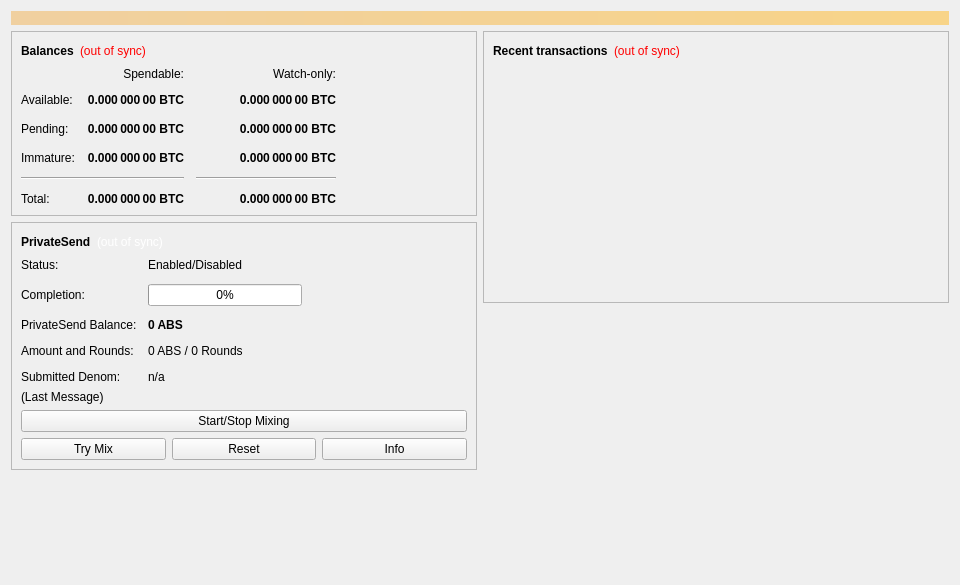
<?xml version="1.0" encoding="UTF-8"?>
<ui version="4.0">
 <class>OverviewPage</class>
 <widget class="QWidget" name="OverviewPage">
  <property name="geometry">
   <rect>
    <x>0</x>
    <y>0</y>
    <width>960</width>
    <height>585</height>
   </rect>
  </property>
  <property name="minimumSize">
   <size>
    <width>960</width>
    <height>0</height>
   </size>
  </property>
  <property name="windowTitle">
   <string>Form</string>
  </property>
  <layout class="QVBoxLayout" name="topLayout">
   <item>
    <widget class="QLabel" name="labelAlerts">
     <property name="visible">
      <bool>false</bool>
     </property>
     <property name="styleSheet">
      <string notr="true">QLabel { background-color: qlineargradient(x1: 0, y1: 0, x2: 1, y2: 0, stop:0 #F0D0A0, stop:1 #F8D488); color:#000000; }</string>
     </property>
     <property name="wordWrap">
      <bool>true</bool>
     </property>
     <property name="margin">
      <number>3</number>
     </property>
     <property name="textInteractionFlags">
      <set>Qt::TextSelectableByMouse</set>
     </property>
    </widget>
   </item>
   <item>
    <layout class="QHBoxLayout" name="horizontalLayout" stretch="1,1">
     <item>
      <layout class="QVBoxLayout" name="verticalLayout_2">
       <item>
        <widget class="QFrame" name="frame">
         <property name="frameShape">
          <enum>QFrame::StyledPanel</enum>
         </property>
         <property name="frameShadow">
          <enum>QFrame::Raised</enum>
         </property>
         <layout class="QVBoxLayout" name="verticalLayout_4">
          <item>
           <layout class="QHBoxLayout" name="horizontalLayout_4">
            <item>
             <widget class="QLabel" name="label_5">
              <property name="font">
               <font>
                <weight>75</weight>
                <bold>true</bold>
               </font>
              </property>
              <property name="text">
               <string>Balances</string>
              </property>
             </widget>
            </item>
            <item>
             <widget class="QLabel" name="labelWalletStatus">
              <property name="toolTip">
               <string>The displayed information may be out of date. Your wallet automatically synchronizes with the Absolute network after a connection is established, but this process has not completed yet.</string>
              </property>
              <property name="styleSheet">
               <string notr="true">QLabel { color: red; }</string>
              </property>
              <property name="text">
               <string notr="true">(out of sync)</string>
              </property>
              <property name="alignment">
               <set>Qt::AlignLeading|Qt::AlignLeft|Qt::AlignVCenter</set>
              </property>
             </widget>
            </item>
            <item>
             <spacer name="horizontalSpacer_3">
              <property name="orientation">
               <enum>Qt::Horizontal</enum>
              </property>
              <property name="sizeHint" stdset="0">
               <size>
                <width>40</width>
                <height>20</height>
               </size>
              </property>
             </spacer>
            </item>
           </layout>
          </item>
          <item>
           <layout class="QGridLayout" name="gridLayout">
            <property name="spacing">
             <number>12</number>
            </property>
            <item row="2" column="2">
             <widget class="QLabel" name="labelWatchPending">
              <property name="font">
               <font>
                <weight>75</weight>
                <bold>true</bold>
               </font>
              </property>
              <property name="cursor">
               <cursorShape>IBeamCursor</cursorShape>
              </property>
              <property name="toolTip">
               <string>Unconfirmed transactions to watch-only addresses</string>
              </property>
              <property name="text">
               <string notr="true">0.000 000 00 BTC</string>
              </property>
              <property name="alignment">
               <set>Qt::AlignRight|Qt::AlignTrailing|Qt::AlignVCenter</set>
              </property>
              <property name="textInteractionFlags">
               <set>Qt::LinksAccessibleByMouse|Qt::TextSelectableByKeyboard|Qt::TextSelectableByMouse</set>
              </property>
             </widget>
            </item>
            <item row="2" column="1">
             <widget class="QLabel" name="labelUnconfirmed">
              <property name="font">
               <font>
                <weight>75</weight>
                <bold>true</bold>
               </font>
              </property>
              <property name="cursor">
               <cursorShape>IBeamCursor</cursorShape>
              </property>
              <property name="toolTip">
               <string>Total of transactions that have yet to be confirmed, and do not yet count toward the spendable balance</string>
              </property>
              <property name="text">
               <string notr="true">0.000 000 00 BTC</string>
              </property>
              <property name="alignment">
               <set>Qt::AlignRight|Qt::AlignTrailing|Qt::AlignVCenter</set>
              </property>
              <property name="textInteractionFlags">
               <set>Qt::LinksAccessibleByMouse|Qt::TextSelectableByKeyboard|Qt::TextSelectableByMouse</set>
              </property>
             </widget>
            </item>
            <item row="3" column="2">
             <widget class="QLabel" name="labelWatchImmature">
              <property name="font">
               <font>
                <weight>75</weight>
                <bold>true</bold>
               </font>
              </property>
              <property name="cursor">
               <cursorShape>IBeamCursor</cursorShape>
              </property>
              <property name="toolTip">
               <string>Mined balance in watch-only addresses that has not yet matured</string>
              </property>
              <property name="text">
               <string notr="true">0.000 000 00 BTC</string>
              </property>
              <property name="alignment">
               <set>Qt::AlignRight|Qt::AlignTrailing|Qt::AlignVCenter</set>
              </property>
              <property name="textInteractionFlags">
               <set>Qt::LinksAccessibleByMouse|Qt::TextSelectableByKeyboard|Qt::TextSelectableByMouse</set>
              </property>
             </widget>
            </item>
            <item row="4" column="0" colspan="2">
             <widget class="Line" name="lineSpendableBalance">
              <property name="orientation">
               <enum>Qt::Horizontal</enum>
              </property>
             </widget>
            </item>
            <item row="4" column="2">
             <widget class="Line" name="lineWatchBalance">
              <property name="sizePolicy">
               <sizepolicy hsizetype="Preferred" vsizetype="Fixed">
                <horstretch>0</horstretch>
                <verstretch>0</verstretch>
               </sizepolicy>
              </property>
              <property name="minimumSize">
               <size>
                <width>140</width>
                <height>0</height>
               </size>
              </property>
              <property name="orientation">
               <enum>Qt::Horizontal</enum>
              </property>
             </widget>
            </item>
            <item row="5" column="0">
             <widget class="QLabel" name="labelTotalText">
              <property name="text">
               <string>Total:</string>
              </property>
             </widget>
            </item>
            <item row="3" column="1">
             <widget class="QLabel" name="labelImmature">
              <property name="font">
               <font>
                <weight>75</weight>
                <bold>true</bold>
               </font>
              </property>
              <property name="cursor">
               <cursorShape>IBeamCursor</cursorShape>
              </property>
              <property name="toolTip">
               <string>Mined balance that has not yet matured</string>
              </property>
              <property name="text">
               <string notr="true">0.000 000 00 BTC</string>
              </property>
              <property name="alignment">
               <set>Qt::AlignRight|Qt::AlignTrailing|Qt::AlignVCenter</set>
              </property>
              <property name="textInteractionFlags">
               <set>Qt::LinksAccessibleByMouse|Qt::TextSelectableByKeyboard|Qt::TextSelectableByMouse</set>
              </property>
             </widget>
            </item>
            <item row="2" column="3">
             <spacer name="horizontalSpacer_2">
              <property name="orientation">
               <enum>Qt::Horizontal</enum>
              </property>
              <property name="sizeHint" stdset="0">
               <size>
                <width>40</width>
                <height>20</height>
               </size>
              </property>
             </spacer>
            </item>
            <item row="3" column="0">
             <widget class="QLabel" name="labelImmatureText">
              <property name="text">
               <string>Immature:</string>
              </property>
             </widget>
            </item>
            <item row="5" column="1">
             <widget class="QLabel" name="labelTotal">
              <property name="font">
               <font>
                <weight>75</weight>
                <bold>true</bold>
               </font>
              </property>
              <property name="cursor">
               <cursorShape>IBeamCursor</cursorShape>
              </property>
              <property name="toolTip">
               <string>Your current total balance</string>
              </property>
              <property name="text">
               <string notr="true">0.000 000 00 BTC</string>
              </property>
              <property name="alignment">
               <set>Qt::AlignRight|Qt::AlignTrailing|Qt::AlignVCenter</set>
              </property>
              <property name="textInteractionFlags">
               <set>Qt::LinksAccessibleByMouse|Qt::TextSelectableByKeyboard|Qt::TextSelectableByMouse</set>
              </property>
             </widget>
            </item>
            <item row="5" column="2">
             <widget class="QLabel" name="labelWatchTotal">
              <property name="font">
               <font>
                <weight>75</weight>
                <bold>true</bold>
               </font>
              </property>
              <property name="cursor">
               <cursorShape>IBeamCursor</cursorShape>
              </property>
              <property name="toolTip">
               <string>Current total balance in watch-only addresses</string>
              </property>
              <property name="text">
               <string notr="true">0.000 000 00 BTC</string>
              </property>
              <property name="alignment">
               <set>Qt::AlignRight|Qt::AlignTrailing|Qt::AlignVCenter</set>
              </property>
              <property name="textInteractionFlags">
               <set>Qt::LinksAccessibleByMouse|Qt::TextSelectableByKeyboard|Qt::TextSelectableByMouse</set>
              </property>
             </widget>
            </item>
            <item row="0" column="2">
             <widget class="QLabel" name="labelWatchonly">
              <property name="text">
               <string>Watch-only:</string>
              </property>
              <property name="alignment">
               <set>Qt::AlignRight|Qt::AlignTrailing|Qt::AlignVCenter</set>
              </property>
             </widget>
            </item>
            <item row="1" column="0">
             <widget class="QLabel" name="labelBalanceText">
              <property name="text">
               <string>Available:</string>
              </property>
             </widget>
            </item>
            <item row="1" column="1">
             <widget class="QLabel" name="labelBalance">
              <property name="font">
               <font>
                <weight>75</weight>
                <bold>true</bold>
               </font>
              </property>
              <property name="cursor">
               <cursorShape>IBeamCursor</cursorShape>
              </property>
              <property name="toolTip">
               <string>Your current spendable balance</string>
              </property>
              <property name="text">
               <string notr="true">0.000 000 00 BTC</string>
              </property>
              <property name="alignment">
               <set>Qt::AlignRight|Qt::AlignTrailing|Qt::AlignVCenter</set>
              </property>
              <property name="textInteractionFlags">
               <set>Qt::LinksAccessibleByMouse|Qt::TextSelectableByKeyboard|Qt::TextSelectableByMouse</set>
              </property>
             </widget>
            </item>
            <item row="1" column="2">
             <widget class="QLabel" name="labelWatchAvailable">
              <property name="font">
               <font>
                <weight>75</weight>
                <bold>true</bold>
               </font>
              </property>
              <property name="cursor">
               <cursorShape>IBeamCursor</cursorShape>
              </property>
              <property name="toolTip">
               <string>Your current balance in watch-only addresses</string>
              </property>
              <property name="text">
               <string notr="true">0.000 000 00 BTC</string>
              </property>
              <property name="alignment">
               <set>Qt::AlignRight|Qt::AlignTrailing|Qt::AlignVCenter</set>
              </property>
              <property name="textInteractionFlags">
               <set>Qt::LinksAccessibleByMouse|Qt::TextSelectableByKeyboard|Qt::TextSelectableByMouse</set>
              </property>
             </widget>
            </item>
            <item row="2" column="0">
             <widget class="QLabel" name="labelPendingText">
              <property name="text">
               <string>Pending:</string>
              </property>
             </widget>
            </item>
            <item row="0" column="1">
             <widget class="QLabel" name="labelSpendable">
              <property name="text">
               <string>Spendable:</string>
              </property>
              <property name="alignment">
               <set>Qt::AlignRight|Qt::AlignTrailing|Qt::AlignVCenter</set>
              </property>
             </widget>
            </item>
           </layout>
          </item>
         </layout>
        </widget>
       </item>
       <item>
        <widget class="QFrame" name="framePrivateSend">
         <property name="layoutDirection">
          <enum>Qt::LeftToRight</enum>
         </property>
         <property name="frameShape">
          <enum>QFrame::StyledPanel</enum>
         </property>
         <property name="frameShadow">
          <enum>QFrame::Raised</enum>
         </property>
         <layout class="QVBoxLayout" name="VerticalLayout_PS1">
          <item>
           <layout class="QHBoxLayout" name="horizontalLayout_5">
            <item>
             <widget class="QLabel" name="labelPrivateSendHeader">
              <property name="font">
               <font>
                <weight>75</weight>
                <bold>true</bold>
               </font>
              </property>
              <property name="text">
               <string>PrivateSend</string>
              </property>
             </widget>
            </item>
            <item>
             <widget class="QLabel" name="labelPrivateSendSyncStatus">
              <property name="toolTip">
               <string>The displayed information may be out of date. Your wallet automatically synchronizes with the Absolute network after a connection is established, but this process has not completed yet.</string>
              </property>
              <property name="styleSheet">
               <string notr="true">QLabel { color: white; }</string>
              </property>
              <property name="text">
               <string notr="true">(out of sync)</string>
              </property>
              <property name="alignment">
               <set>Qt::AlignLeading|Qt::AlignLeft|Qt::AlignVCenter</set>
              </property>
             </widget>
            </item>
            <item>
             <spacer name="horizontalSpacer_4">
              <property name="orientation">
               <enum>Qt::Horizontal</enum>
              </property>
              <property name="sizeHint" stdset="0">
               <size>
                <width>40</width>
                <height>20</height>
               </size>
              </property>
             </spacer>
            </item>
           </layout>
          </item>
          <item>
           <layout class="QFormLayout" name="privateSendFormLayout">
            <property name="fieldGrowthPolicy">
             <enum>QFormLayout::AllNonFixedFieldsGrow</enum>
            </property>
            <property name="horizontalSpacing">
             <number>11</number>
            </property>
            <property name="verticalSpacing">
             <number>12</number>
            </property>
            <item row="0" column="0">
             <widget class="QLabel" name="labelPrivateSendEnabledText">
              <property name="text">
               <string>Status:</string>
              </property>
             </widget>
            </item>
            <item row="0" column="1">
             <widget class="QLabel" name="labelPrivateSendEnabled">
              <property name="text">
               <string>Enabled/Disabled</string>
              </property>
             </widget>
            </item>
            <item row="1" column="0">
             <widget class="QLabel" name="labelCompletitionText">
              <property name="text">
               <string>Completion:</string>
              </property>
             </widget>
            </item>
            <item row="1" column="1">
             <widget class="QProgressBar" name="privateSendProgress">
              <property name="maximumSize">
               <size>
                <width>154</width>
                <height>16777215</height>
               </size>
              </property>
              <property name="value">
               <number>0</number>
              </property>
             </widget>
            </item>
            <item row="2" column="0">
             <widget class="QLabel" name="labelAnonymizedText">
              <property name="text">
               <string>PrivateSend Balance:</string>
              </property>
             </widget>
            </item>
            <item row="2" column="1">
             <widget class="QLabel" name="labelAnonymized">
              <property name="font">
               <font>
                <weight>75</weight>
                <bold>true</bold>
               </font>
              </property>
              <property name="text">
               <string notr="true">0 ABS</string>
              </property>
             </widget>
            </item>
            <item row="3" column="0">
             <widget class="QLabel" name="labelAmountAndRoundsText">
              <property name="text">
               <string>Amount and Rounds:</string>
              </property>
             </widget>
            </item>
            <item row="3" column="1">
             <widget class="QLabel" name="labelAmountRounds">
              <property name="text">
               <string>0 ABS / 0 Rounds</string>
              </property>
             </widget>
            </item>
            <item row="4" column="0">
             <widget class="QLabel" name="labelSubmittedDenomText">
              <property name="text">
               <string>Submitted Denom:</string>
              </property>
             </widget>
            </item>
            <item row="4" column="1">
             <widget class="QLabel" name="labelSubmittedDenom">
              <property name="toolTip">
               <string>The denominations you submitted to the Masternode.&lt;br&gt;To mix, other users must submit the exact same denominations.</string>
              </property>
              <property name="text">
               <string>n/a</string>
              </property>
             </widget>
            </item>
           </layout>
          </item>
          <item>
           <layout class="QVBoxLayout" name="VerticalLayout_PS">
            <item>
             <widget class="QLabel" name="labelPrivateSendLastMessage">
              <property name="text">
               <string>(Last Message)</string>
              </property>
              <property name="alignment">
               <set>Qt::AlignLeading|Qt::AlignLeft|Qt::AlignTop</set>
              </property>
              <property name="wordWrap">
               <bool>true</bool>
              </property>
             </widget>
            </item>
            <item>
             <widget class="QPushButton" name="togglePrivateSend">
              <property name="sizePolicy">
               <sizepolicy hsizetype="MinimumExpanding" vsizetype="Fixed">
                <horstretch>0</horstretch>
                <verstretch>0</verstretch>
               </sizepolicy>
              </property>
              <property name="text">
               <string>Start/Stop Mixing</string>
              </property>
             </widget>
            </item>
            <item>
             <layout class="QHBoxLayout" name="horizontalLayout_debugbuttons">
              <item>
               <widget class="QPushButton" name="privateSendAuto">
                <property name="sizePolicy">
                 <sizepolicy hsizetype="MinimumExpanding" vsizetype="Fixed">
                  <horstretch>0</horstretch>
                  <verstretch>0</verstretch>
                 </sizepolicy>
                </property>
                <property name="toolTip">
                 <string>Try to manually submit a PrivateSend request.</string>
                </property>
                <property name="text">
                 <string>Try Mix</string>
                </property>
               </widget>
              </item>
              <item>
               <widget class="QPushButton" name="privateSendReset">
                <property name="sizePolicy">
                 <sizepolicy hsizetype="MinimumExpanding" vsizetype="Fixed">
                  <horstretch>0</horstretch>
                  <verstretch>0</verstretch>
                 </sizepolicy>
                </property>
                <property name="toolTip">
                 <string>Reset the current status of PrivateSend (can interrupt PrivateSend if it's in the process of Mixing, which can cost you money!)</string>
                </property>
                <property name="autoFillBackground">
                 <bool>false</bool>
                </property>
                <property name="text">
                 <string>Reset</string>
                </property>
               </widget>
              </item>
              <item>
               <widget class="QPushButton" name="privateSendInfo">
                <property name="sizePolicy">
                 <sizepolicy hsizetype="MinimumExpanding" vsizetype="Fixed">
                  <horstretch>0</horstretch>
                  <verstretch>0</verstretch>
                 </sizepolicy>
                </property>
                <property name="toolTip">
                 <string>Information about PrivateSend and Mixing</string>
                </property>
                <property name="text">
                 <string>Info</string>
                </property>
               </widget>
              </item>
             </layout>
            </item>
           </layout>
          </item>
         </layout>
        </widget>
       </item>
       <item>
        <spacer name="verticalSpacer">
         <property name="orientation">
          <enum>Qt::Vertical</enum>
         </property>
         <property name="sizeHint" stdset="0">
          <size>
           <width>20</width>
           <height>40</height>
          </size>
         </property>
        </spacer>
       </item>
      </layout>
     </item>
     <item>
      <layout class="QVBoxLayout" name="verticalLayout_3">
       <item>
        <widget class="QFrame" name="frame_2">
         <property name="frameShape">
          <enum>QFrame::StyledPanel</enum>
         </property>
         <property name="frameShadow">
          <enum>QFrame::Raised</enum>
         </property>
         <layout class="QVBoxLayout" name="verticalLayout">
          <item>
           <layout class="QHBoxLayout" name="horizontalLayout_2">
            <item>
             <widget class="QLabel" name="label_4">
              <property name="font">
               <font>
                <weight>75</weight>
                <bold>true</bold>
               </font>
              </property>
              <property name="text">
               <string>Recent transactions</string>
              </property>
             </widget>
            </item>
            <item>
             <widget class="QLabel" name="labelTransactionsStatus">
              <property name="toolTip">
               <string>The displayed information may be out of date. Your wallet automatically synchronizes with the Absolute network after a connection is established, but this process has not completed yet.</string>
              </property>
              <property name="styleSheet">
               <string notr="true">QLabel { color: red; }</string>
              </property>
              <property name="text">
               <string notr="true">(out of sync)</string>
              </property>
              <property name="alignment">
               <set>Qt::AlignLeading|Qt::AlignLeft|Qt::AlignVCenter</set>
              </property>
             </widget>
            </item>
            <item>
             <spacer name="horizontalSpacer">
              <property name="orientation">
               <enum>Qt::Horizontal</enum>
              </property>
              <property name="sizeHint" stdset="0">
               <size>
                <width>40</width>
                <height>20</height>
               </size>
              </property>
             </spacer>
            </item>
           </layout>
          </item>
          <item>
           <widget class="QListView" name="listTransactions">
            <property name="styleSheet">
             <string notr="true">QListView { background: transparent; }</string>
            </property>
            <property name="frameShape">
             <enum>QFrame::NoFrame</enum>
            </property>
            <property name="verticalScrollBarPolicy">
             <enum>Qt::ScrollBarAlwaysOff</enum>
            </property>
            <property name="horizontalScrollBarPolicy">
             <enum>Qt::ScrollBarAlwaysOff</enum>
            </property>
            <property name="selectionMode">
             <enum>QAbstractItemView::NoSelection</enum>
            </property>
           </widget>
          </item>
         </layout>
        </widget>
       </item>
       <item>
        <spacer name="verticalSpacer_2">
         <property name="orientation">
          <enum>Qt::Vertical</enum>
         </property>
         <property name="sizeHint" stdset="0">
          <size>
           <width>20</width>
           <height>40</height>
          </size>
         </property>
        </spacer>
       </item>
      </layout>
     </item>
    </layout>
   </item>
  </layout>
 </widget>
 <resources/>
 <connections/>
</ui>
